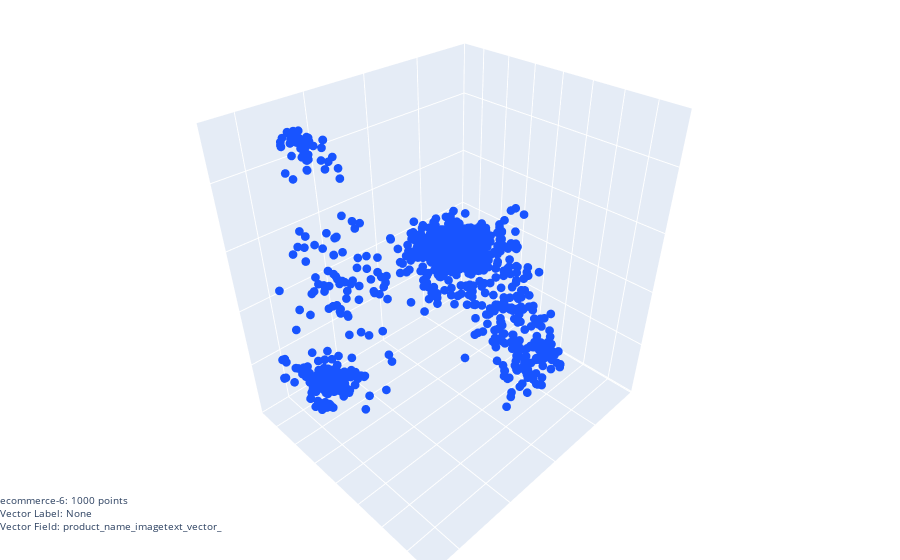

Notebook code cell kept with this figure:
### Code cell
%load_ext autoreload
%autoreload 2

import sys
sys.path.append('..')

from relevanceai.http_client import Client

dataset_id = "ecommerce-6"
project = "dummy-collections"
api_key = "UzdYRktIY0JxNmlvb1NpOFNsenU6VGdTU0s4UjhUR0NsaDdnQTVwUkpKZw"  # Read access
base_url = "https://api-aueast.relevance.ai/v1/"

client = Client(project=project, api_key=api_key, base_url=base_url)

'''
Retrieve docs in dataset  set `number_of_points_to_render = None` to retrieve all docs
If `vector_label` None, shows markers only and throws a warning
Default dim reduction is 'pca' with default args above
'''

vector_label = "product_name"
vector_field = "product_name_imagetext_vector_"

client.projector.plot(
    dataset_id=dataset_id, 
    vector_field=vector_field,
    number_of_points_to_render=1000
)

### Figure 1 — Plotly figure (JSON) as saved in the notebook; plotly's stock layout.template omitted (floating-point values rounded to 4 significant figures; data arrays with more than 128 entries replaced by an {"elided": "..."} marker saying what was removed)
{"data": [{"marker": {"color": "#1854FF", "size": 3, "symbol": "circle"}, "mode": "markers", "name": "RangeIndex(start=0, stop=1000, step=1)", "showlegend": false, "textposition": "middle center", "type": "scatter3d", "x": {"elided": "1000 float values"}, "y": {"elided": "1000 float values"}, "z": {"elided": "1000 float values"}}], "layout": {"margin": {"b": 0, "l": 0, "r": 0, "t": 0}, "scene": {"xaxis": {"showgrid": true, "showticklabels": false, "title": {"text": ""}, "zeroline": false}, "yaxis": {"showgrid": true, "showticklabels": false, "title": {"text": ""}, "zeroline": false}, "zaxis": {"showgrid": true, "showticklabels": false, "title": {"text": ""}, "zeroline": false}}, "title": {"font": {"size": 10}, "text": "ecommerce-6: 1000 points<br>Vector Label: None<br>Vector Field: product_name_imagetext_vector_", "x": 0, "xanchor": "left", "y": 0.1, "yanchor": "bottom"}}}
